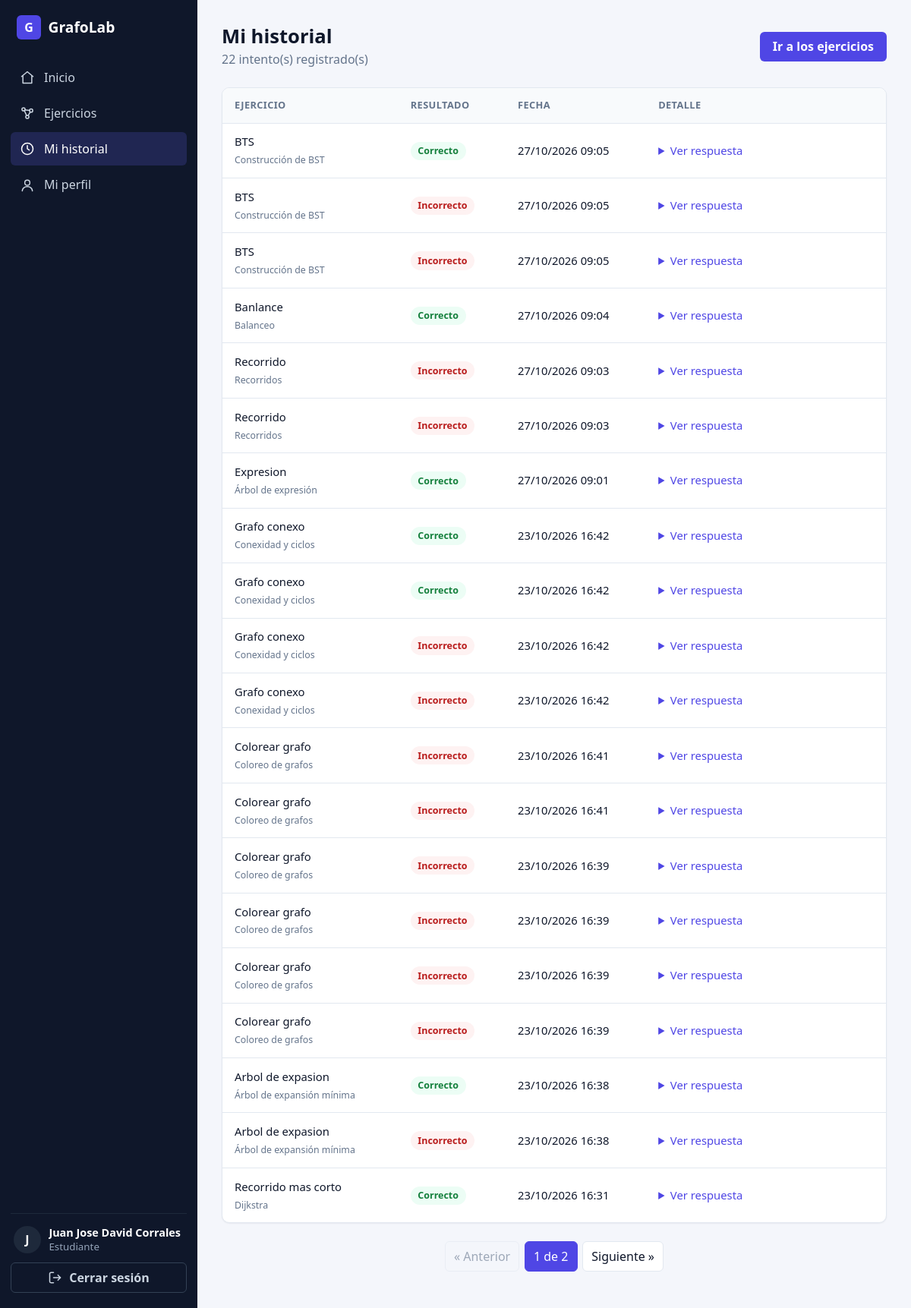
The app's page /modules/history/ (signed in) with its own data.
### apps/users/models.py (models this page shows, shortened)
class User(AbstractUser):
    class Role(models.TextChoices):
        ADMIN = "admin", "Administrador (docente)"
        STUDENT = "student", "Estudiante"
    role = models.CharField(max_length=10, choices=Role.choices, default=Role.STUDENT, db_column='id_role')
    @property
    def is_teacher(self):
        return self.role == self.Role.ADMIN
    @property
    def is_student(self):
        return self.role == self.Role.STUDENT

### apps/modules/models.py (models this page shows, shortened)
class Attempt(models.Model):
    exercise = models.ForeignKey(Exercise, on_delete=models.CASCADE, related_name="attempts")
    student = models.ForeignKey(settings.AUTH_USER_MODEL, on_delete=models.CASCADE, related_name="attempts")
    answer = models.JSONField()
    is_correct = models.BooleanField()
    feedback = models.JSONField(default=dict)           # qué celdas/grados están mal
    created_at = models.DateTimeField(auto_now_add=True)
    class Meta:
        ordering = ["-created_at"]
    @property
    def answer_pretty(self):
        return json.dumps(self.answer, indent=2, ensure_ascii=False)

class Exercise(models.Model):
    class Category(models.TextChoices):
        GRAPH = "graph", "Grafos"
        TREE = "tree", "Árboles binarios"
    class Kind(models.TextChoices):
        ADJACENCY_MATRIX = "adjacency_matrix", "Matriz de adyacencia y grados"
        DIJKSTRA = "dijkstra", "Dijkstra"
        MST = "mst", "Árbol de expansión mínima"
        CONNECTIVITY = "connectivity", "Conexidad y ciclos"
        COLORING = "coloring", "Coloreo de grafos"
        BST_BUILD = "bst_build", "Construcción de BST"
        TRAVERSAL = "traversal", "Recorridos"
        BALANCE = "balance", "Balanceo"
        TREE_METRICS = "tree_metrics", "Altura, profundidad y hojas"
        EXPRESSION_TREE = "expression_tree", "Árbol de expresión"
    semester = models.ForeignKey(Semester, on_delete=models.CASCADE, related_name="exercises")
    created_by = models.ForeignKey(settings.AUTH_USER_MODEL, on_delete=models.PROTECT)
    title = models.CharField(max_length=150)
    statement = models.TextField()                      # enunciado
    category = models.CharField(max_length=10, choices=Category.choices)
    kind = models.CharField(max_length=30, choices=Kind.choices)
    data = models.JSONField(default=dict)               # grafo/árbol inicial
    is_published = models.BooleanField(default=False)
    created_at = models.DateTimeField(auto_now_add=True)
    class Meta:
        ordering = ["-created_at"]

### apps/modules/views.py (the view)
# urls.py: path("history/", views.StudentAttemptListView.as_view(), name="attempt_list"),
class StudentAttemptListView(StudentRequiredMixin, ListView):
    template_name = "modules/attempt_list.html"
    context_object_name = "attempts"
    paginate_by = 20
    def get_queryset(self):
        return Attempt.objects.filter(student=self.request.user).select_related("exercise")
    def get_context_data(self, **kwargs):
        context = super().get_context_data(**kwargs)
        for attempt in context["attempts"]:
            attempt.answer_tree_json = json.dumps(attempt.answer.get("tree"), ensure_ascii=False)
        return context

### apps/users/mixins.py (called while the page is built)
    def test_func(self):
        return self.request.user.is_student

### apps/modules/templates/modules/attempt_list.html (shortened to what this page needs)
{% extends 'base.html' %}
{% load static %}
{% block content %}
<div class="page-header">
  <div>
    <h1 class="page-title">Mi historial</h1>
    <p class="page-subtitle">{{ page_obj.paginator.count }} intento(s) registrado(s)</p>
  </div>
  <a href="{% url 'modules:exercise_list' %}" class="btn btn-primary">Ir a los ejercicios</a>
</div>
<div class="table-wrap">
  <table class="table">
    <thead>
      <tr>
        <th>Ejercicio</th>
        <th>Resultado</th>
        <th>Fecha</th>
        <th>Detalle</th>
      </tr>
    </thead>
    <tbody>
      {% for attempt in attempts %}
        <tr>
          <td>
            {{ attempt.exercise.title }}
            <br><small class="text-muted">{{ attempt.exercise.get_kind_display }}</small>
          </td>
          <td>
            {% if attempt.is_correct %}
              <span class="badge badge-success">Correcto</span>
            {% else %}
              <span class="badge badge-danger">Incorrecto</span>
            {% endif %}
          </td>
          <td>{{ attempt.created_at|date:"d/m/Y H:i" }}</td>
          <td class="wrap attempt-detail">
            <details>
              <summary>Ver respuesta</summary>
            </details>
          </td>
        </tr>
      {% empty %}
        <tr>
          <td colspan="4" class="empty-state">Aún no has resuelto ningún ejercicio.</td>
        </tr>
      {% endfor %}
    </tbody>
  </table>
</div>
{% include 'partials/pagination.html' %}
{% endblock %}

### templates/partials/sidebar.html (shortened to what this page needs)
{% with ns=request.resolver_match.namespace|default:'' name=request.resolver_match.url_name|default:'' %}
<aside class="sidebar" id="sidebar" aria-label="Navegación principal">
  <a class="sidebar-brand" href="{% url 'core:dashboard' %}">
    <span class="brand-mark">G</span>
    <span>GrafoLab</span>
  </a>
  <nav class="sidebar-nav">
    <a href="{% url 'core:dashboard' %}"
       class="nav-link{% if ns == 'core' and name == 'dashboard' %} active{% endif %}">
      <svg class="icon" viewBox="0 0 24 24" aria-hidden="true"><path d="M3 10.5 12 3l9 7.5"/><path d="M5 9.5V21h14V9.5"/></svg>
      Inicio
    </a>
    {% if user.is_teacher %}
      <a href="{% url 'core:semester_list' %}"
         class="nav-link{% if ns == 'core' and 'semester' in name %} active{% endif %}">
        <svg class="icon" viewBox="0 0 24 24" aria-hidden="true"><rect x="3" y="4.5" width="18" height="16" rx="2"/><path d="M3 9.5h18M8 2.5v4M16 2.5v4"/></svg>
        Semestres
      </a>
      <a href="{% url 'modules:manage_list' %}"
         class="nav-link{% if ns == 'modules' and 'manage' in name %} active{% endif %}">
        <svg class="icon" viewBox="0 0 24 24" aria-hidden="true"><circle cx="6" cy="6" r="2.5"/><circle cx="18" cy="8" r="2.5"/><circle cx="12" cy="18" r="2.5"/><path d="M8.2 7l7.6.7M7.4 8.2l3.4 7.6M16.7 10.2l-3.6 5.9"/></svg>
        Ejercicios
      </a>
      <a href="{% url 'users:student_list' %}"
         class="nav-link{% if ns == 'users' and 'student' in name %} active{% endif %}">
        <svg class="icon" viewBox="0 0 24 24" aria-hidden="true"><circle cx="9" cy="8" r="3.5"/><path d="M2.5 20c0-3.6 2.9-6 6.5-6s6.5 2.4 6.5 6"/><path d="M16 4.7a3.5 3.5 0 0 1 0 6.6M18 14.3c2.2.7 3.5 2.6 3.5 5.7"/></svg>
        Estudiantes
      </a>
    {% else %}
      <a href="{% url 'modules:exercise_list' %}"
         class="nav-link{% if ns == 'modules' and 'exercise' in name %} active{% endif %}">
        <svg class="icon" viewBox="0 0 24 24" aria-hidden="true"><circle cx="6" cy="6" r="2.5"/><circle cx="18" cy="8" r="2.5"/><circle cx="12" cy="18" r="2.5"/><path d="M8.2 7l7.6.7M7.4 8.2l3.4 7.6M16.7 10.2l-3.6 5.9"/></svg>
        Ejercicios
      </a>
      <a href="{% url 'modules:attempt_list' %}"
         class="nav-link{% if ns == 'modules' and 'attempt' in name %} active{% endif %}">
        <svg class="icon" viewBox="0 0 24 24" aria-hidden="true"><circle cx="12" cy="12" r="9"/><path d="M12 7v5l3 2"/></svg>
        Mi historial
      </a>
    {% endif %}
    <a href="{% url 'users:profile' %}"
       class="nav-link{% if ns == 'users' and 'profile' in name %} active{% endif %}">
      <svg class="icon" viewBox="0 0 24 24" aria-hidden="true"><circle cx="12" cy="8" r="4"/><path d="M4 21c0-4 3.6-7 8-7s8 3 8 7"/></svg>
      Mi perfil
    </a>
  </nav>
  <div class="sidebar-footer">
    <div class="user-box">
      <span class="avatar">{{ user.username|first|upper }}</span>
      <div class="user-info">
        <strong>{{ user.get_full_name|default:user.username }}</strong>
        <small>{% if user.is_teacher %}Docente{% else %}Estudiante{% endif %}</small>
      </div>
    </div>
    <form method="post" action="{% url 'users:signout' %}">
      <button type="submit" class="btn btn-ghost btn-block">
        <svg class="icon" viewBox="0 0 24 24" aria-hidden="true"><path d="M9 4H5a2 2 0 0 0-2 2v12a2 2 0 0 0 2 2h4M16 8l4 4-4 4M20 12H9"/></svg>
        Cerrar sesión
      </button>
    </form>
  </div>
</aside>
{% endwith %}

### records on screen
User: username|first "J", get_full_name "Juan Jose David Corrales"
Attempt: exercise "BTS", exercise.kind "Construcción de BST", is_correct "Correcto", created_at "27/10/2026 09:05"
Attempt: exercise "BTS", exercise.kind "Construcción de BST", is_correct "Incorrecto", created_at "27/10/2026 09:05"
Attempt: exercise "BTS", exercise.kind "Construcción de BST", is_correct "Incorrecto", created_at "27/10/2026 09:05"
Attempt: exercise "Banlance", exercise.kind "Balanceo", is_correct "Correcto", created_at "27/10/2026 09:04"
Attempt: exercise "Recorrido", exercise.kind "Recorridos", is_correct "Incorrecto", created_at "27/10/2026 09:03"
Attempt: exercise "Recorrido", exercise.kind "Recorridos", is_correct "Incorrecto", created_at "27/10/2026 09:03"
Attempt: exercise "Expresion", exercise.kind "Árbol de expresión", is_correct "Correcto", created_at "27/10/2026 09:01"
Attempt: exercise "Grafo conexo", exercise.kind "Conexidad y ciclos", is_correct "Correcto", created_at "23/10/2026 16:42"
Attempt: exercise "Grafo conexo", exercise.kind "Conexidad y ciclos", is_correct "Correcto", created_at "23/10/2026 16:42"
Attempt: exercise "Grafo conexo", exercise.kind "Conexidad y ciclos", is_correct "Incorrecto", created_at "23/10/2026 16:42"
Attempt: exercise "Grafo conexo", exercise.kind "Conexidad y ciclos", is_correct "Incorrecto", created_at "23/10/2026 16:42"
Attempt: exercise "Colorear grafo", exercise.kind "Coloreo de grafos", is_correct "Incorrecto", created_at "23/10/2026 16:41"
Attempt: exercise "Colorear grafo", exercise.kind "Coloreo de grafos", is_correct "Incorrecto", created_at "23/10/2026 16:41"
Attempt: exercise "Colorear grafo", exercise.kind "Coloreo de grafos", is_correct "Incorrecto", created_at "23/10/2026 16:39"
Attempt: exercise "Colorear grafo", exercise.kind "Coloreo de grafos", is_correct "Incorrecto", created_at "23/10/2026 16:39"
Attempt: exercise "Colorear grafo", exercise.kind "Coloreo de grafos", is_correct "Incorrecto", created_at "23/10/2026 16:39"
Attempt: exercise "Colorear grafo", exercise.kind "Coloreo de grafos", is_correct "Incorrecto", created_at "23/10/2026 16:39"
Attempt: exercise "Arbol de expasion", exercise.kind "Árbol de expansión mínima", is_correct "Correcto", created_at "23/10/2026 16:38"
Attempt: exercise "Arbol de expasion", exercise.kind "Árbol de expansión mínima", is_correct "Incorrecto", created_at "23/10/2026 16:38"
Attempt: exercise "Recorrido mas corto", exercise.kind "Dijkstra", is_correct "Correcto", created_at "23/10/2026 16:31"

### other values on screen
{{ page_obj.paginator.count }} "22"
{{ page_obj.number }} "1"
{{ page_obj.paginator.num_pages }} "2"
